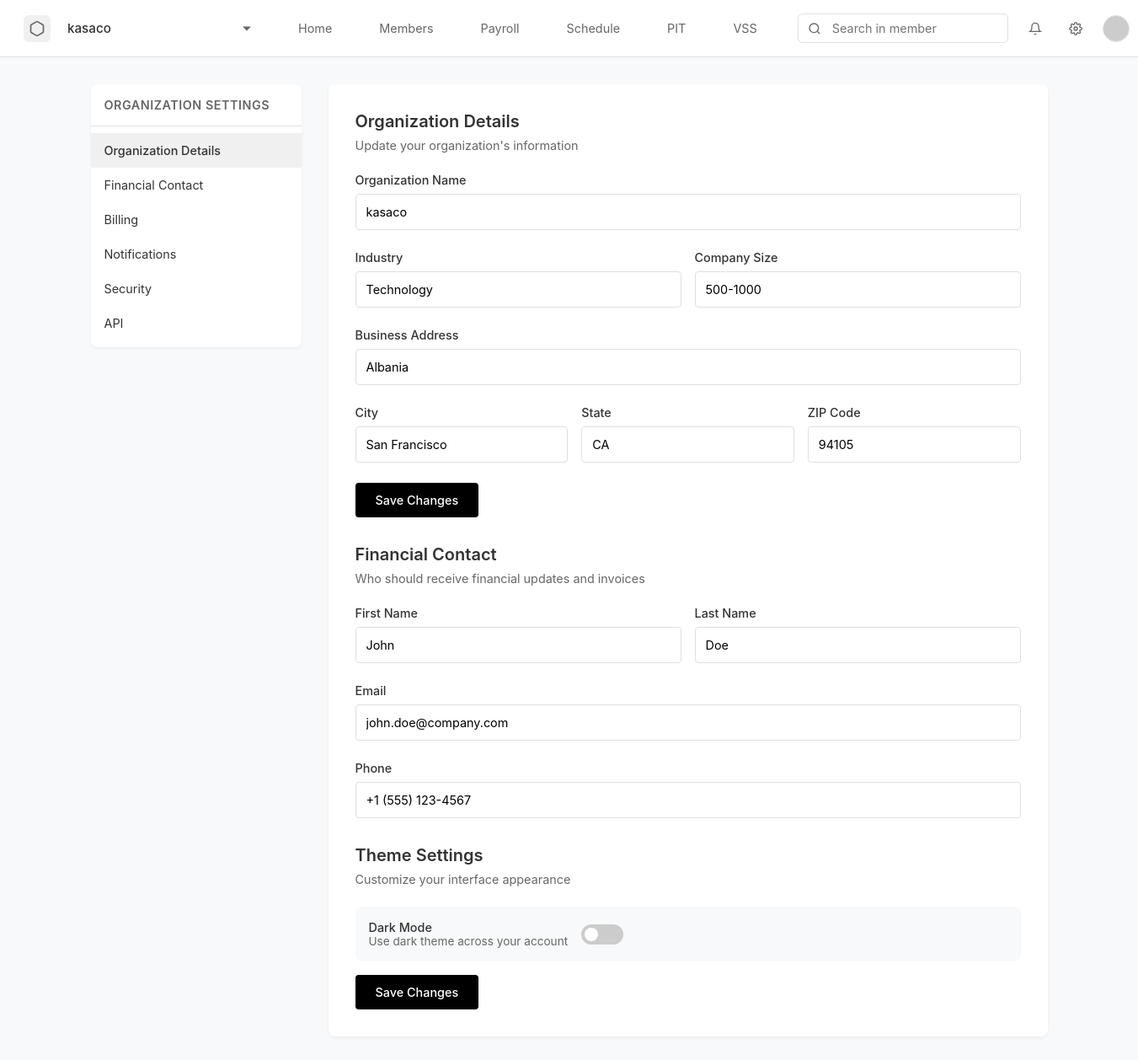
/settings (signed in), run on the app's committed database.
### app.py (models this page shows, shortened)
class Organization(db.Model):
    id = db.Column(db.Integer, primary_key=True)
    name = db.Column(db.String(120), nullable=False)
    industry = db.Column(db.String(80))
    size = db.Column(db.String(50))
    location = db.Column(db.String(120))
    logo_url = db.Column(db.String(255))
    created_at = db.Column(db.DateTime, default=datetime.utcnow)
    users = db.relationship('User', backref='org', lazy=True)

### app.py (the view)
@app.route('/settings')
def settings():
    if 'user_id' not in session:
        return redirect('/login')
    user = User.query.get(session['user_id'])
    if not user:
        session.pop('user_id', None)
        return redirect('/login')
    organization = None
    if user.organization_id:
        organization = Organization.query.get(user.organization_id)
    return render_template('settings.html', user=user, organization=organization)

### app.py (called while the page is built)
@app.context_processor
def inject_organization():
    if 'user_id' in session:
        user = User.query.get(session['user_id'])
        if user and user.organization_id:
            organization = Organization.query.get(user.organization_id)
            return {'organization': organization}
    return {'organization': None}

### templates/settings.html (shortened to what this page needs)
{% extends "base.html" %}
{% block content %}
<div class="settings-container">
    <div class="settings-sidebar">
        <div class="settings-menu">
            <div class="settings-menu-header">
                <div class="settings-menu-title">Organization Settings</div>
            </div>
            <div class="settings-menu-items">
                <a href="#" class="settings-menu-item active">Organization Details</a>
                <a href="#" class="settings-menu-item">Financial Contact</a>
                <a href="#" class="settings-menu-item">Billing</a>
                <a href="#" class="settings-menu-item">Notifications</a>
                <a href="#" class="settings-menu-item">Security</a>
                <a href="#" class="settings-menu-item">API</a>
            </div>
        </div>
    </div>
    <div class="settings-content">
        <div class="settings-section">
            <div class="settings-section-header">
                <h2 class="settings-section-title">Organization Details</h2>
                <p class="settings-section-description">Update your organization's information</p>
            </div>
            <form id="organizationForm">
                <div class="form-group">
                    <label class="form-label">Organization Name</label>
                    <input type="text" class="form-input" name="name" value="{{ organization.name if organization else '' }}">
                </div>
                <div class="form-row">
                    <div class="form-group">
                        <label class="form-label">Industry</label>
                        <input type="text" class="form-input" value="Technology">
                    </div>
                    <div class="form-group">
                        <label class="form-label">Company Size</label>
                        <input type="text" class="form-input" name="size" value="{{ organization.size if organization else '' }}">
                    </div>
                </div>
                <div class="form-group">
                    <label class="form-label">Business Address</label>
                    <input type="text" class="form-input" name="location" value="{{ organization.location if organization else '' }}">
                </div>
                <div class="form-row">
                    <div class="form-group">
                        <label class="form-label">City</label>
                        <input type="text" class="form-input" value="San Francisco">
                    </div>
                    <div class="form-group">
                        <label class="form-label">State</label>
                        <input type="text" class="form-input" value="CA">
                    </div>
                    <div class="form-group">
                        <label class="form-label">ZIP Code</label>
                        <input type="text" class="form-input" value="94105">
                    </div>
                </div>
                <div class="form-group">
                    <button type="submit" class="btn btn-primary">Save Changes</button>
                </div>
            </form>
        </div>
        <div class="settings-section">
            <div class="settings-section-header">
                <h2 class="settings-section-title">Financial Contact</h2>
                <p class="settings-section-description">Who should receive financial updates and invoices</p>
            </div>
            <form>
                <div class="form-row">
                    <div class="form-group">
                        <label class="form-label">First Name</label>
                        <input type="text" class="form-input" value="John">
                    </div>
                    <div class="form-group">
                        <label class="form-label">Last Name</label>
                        <input type="text" class="form-input" value="Doe">
                    </div>
                </div>
                <div class="form-group">
                    <label class="form-label">Email</label>
                    <input type="email" class="form-input" value="john.doe@company.com">
                </div>
                <div class="form-group">
                    <label class="form-label">Phone</label>
                    <input type="tel" class="form-input" value="+1 (555) 123-4567">
                </div>
            </form>
        </div>
        <div class="settings-section">
            <div class="settings-section-header">
                <h2 class="settings-section-title">Theme Settings</h2>
                <p class="settings-section-description">Customize your interface appearance</p>
            </div>
            <div class="theme-toggle">
                <div>
                    <div class="theme-toggle-label">Dark Mode</div>
                    <div class="theme-toggle-description">Use dark theme across your account</div>
                </div>
                <label class="toggle-switch">
                    <span class="toggle-slider"></span>
                </label>
            </div>
            <div class="form-group">
                <button class="btn btn-primary">Save Changes</button>
            </div>
        </div>
    </div>
</div>
{% endblock %}

### templates/base.html (shortened to what this page needs)
<!DOCTYPE html>
<html lang="en">
<head>
    <link rel="stylesheet" href="https://cdn.jsdelivr.net/npm/flatpickr/dist/flatpickr.min.css">
</head>
<body>
    {% if not hide_navbar %}
    <nav class="navbar">
        <div class="company-section">
            <div class="company-logo">
                <svg viewBox="0 0 24 24" fill="none" stroke="currentColor" stroke-width="2">
                    <path d="M21 16V8a2 2 0 0 0-1-1.73l-7-4a2 2 0 0 0-2 0l-7 4A2 2 0 0 0 3 8v8a2 2 0 0 0 1 1.73l7 4a2 2 0 0 0 2 0l7-4A2 2 0 0 0 21 16z"></path>
                </svg>
            </div>
            <select class="company-select" onchange="if(this.value === 'add') window.location.href='/organization/setup';">
                <option value="{{ organization.id if organization else '' }}">{{ organization.name if organization else 'Select organization' }}</option>
            </select>
        </div>
        <div class="nav-links">
            <a href="/" class="nav-link {% if request.path == '/' %}active{% endif %}">Home</a>
            <a href="#" class="nav-link {% if request.path == '/members' %}active{% endif %}">Members</a>
            <a href="#" class="nav-link {% if request.path == '/payroll' %}active{% endif %}">Payroll</a>
            <a href="#" class="nav-link {% if request.path == '/schedule' %}active{% endif %}">Schedule</a>
            <a href="#" class="nav-link {% if request.path == '/pit' %}active{% endif %}">PIT</a>
            <a href="#" class="nav-link {% if request.path == '/vss' %}active{% endif %}">VSS</a>
        </div>
        <div class="search-section">
            <div class="search-bar-wrapper">
                <div class="search-icon">
                    <svg viewBox="0 0 24 24" fill="none" stroke="currentColor" stroke-width="2">
                        <circle cx="11" cy="11" r="8"></circle>
                        <path d="M21 21l-4.35-4.35"></path>
                    </svg>
                </div>
                <input type="text" class="search-bar" placeholder="Search in member">
            </div>
            <div class="user-profile">
                <div class="notification-icon">
                    <svg viewBox="0 0 24 24" fill="none" stroke="currentColor" stroke-width="2">
                        <path d="M18 8A6 6 0 0 0 6 8c0 7-3 9-3 9h18s-3-2-3-9"></path>
                        <path d="M13.73 21a2 2 0 0 1-3.46 0"></path>
                    </svg>
                </div>
                <a href="/settings" class="settings-icon">
                </a>
                <div class="profile-pic" id="profileButton">
                    <img src="https://ui-avatars.com/api/?name={{ user.preferred_name if user and user.preferred_name else (user.name if user else 'Guest') }}&background=random" alt="Profile" style="width: 100%; height: 100%; object-fit: cover;">
                </div>
            </div>
        </div>
    </nav>
    {% endif %}
    {% block content %}{% endblock %}
</body>
</html>

### templates/base.html (style rules this page uses)
* { margin: 0; padding: 0; box-sizing: border-box; font-family: -apple-system, BlinkMacSystemFont, 'Segoe UI', Roboto, Oxygen, Ubuntu, Cantarell, sans-serif; }
body { background-color: #f8f9fa; min-height: 100vh; }
.navbar { background: white; padding: 0.75rem 1.5rem; border-bottom: 1px solid #e0e0e0; display: flex; align-items: center; gap: 2rem; position: sticky; top: 0; z-index: 100; }
.company-section { display: flex; align-items: center; gap: 0.75rem; padding: 0.25rem; position: relative; cursor: pointer; border-radius: 6px; transition: all 0.2s; }
.company-logo { width: 32px; height: 32px; display: flex; align-items: center; justify-content: center; background-color: #f0f0f0; border-radius: 6px; }
.company-logo svg { width: 20px; height: 20px; color: #666; }
.company-select { appearance: none; -webkit-appearance: none; -moz-appearance: none; background: transparent; border: none; padding: 0.5rem; padding-right: 1.5rem; font-size: 0.95rem; color: #333; cursor: pointer; min-width: 200px; font-weight: 500; }
.company-section::after { content: ''; position: absolute; right: 0.5rem; top: 50%; transform: translateY(-50%); width: 0; height: 0; border-left: 5px solid transparent; border-right: 5px solid transparent; border-top: 5px solid #666; }
select option { padding: 0.75rem 1rem; font-size: 0.95rem; }
.nav-links { display: flex; gap: 1.5rem; align-items: center; }
.nav-link { color: #666; text-decoration: none; font-size: 0.9rem; padding: 0.75rem 1rem; border-radius: 6px; transition: all 0.2s; position: relative; }
.search-section { margin-left: auto; display: flex; align-items: center; gap: 1rem; }
.search-bar-wrapper { position: relative; display: flex; align-items: center; }
.search-bar { padding: 0.5rem 1rem; padding-left: 2.5rem; border: 1px solid #e0e0e0; border-radius: 6px; width: 250px; font-size: 0.9rem; background: white; }
.search-icon { position: absolute; left: 0.75rem; color: #666; display: flex; align-items: center; justify-content: center; }
.search-icon svg { width: 16px; height: 16px; }
.user-profile { display: flex; align-items: center; gap: 1rem; position: relative; }
.notification-icon, .settings-icon { width: 32px; height: 32px; display: flex; align-items: center; justify-content: center; color: #666; cursor: pointer; padding: 0.5rem; border-radius: 50%; transition: all 0.2s; }
.notification-icon svg, .settings-icon svg { width: 20px; height: 20px; }
.profile-pic { width: 32px; height: 32px; border-radius: 50%; cursor: pointer; overflow: hidden; border: 1px solid #e0e0e0; transition: border-color 0.2s; }

### data on the page
Organization: name "kasaco", size "500-1000", location "Albania"
